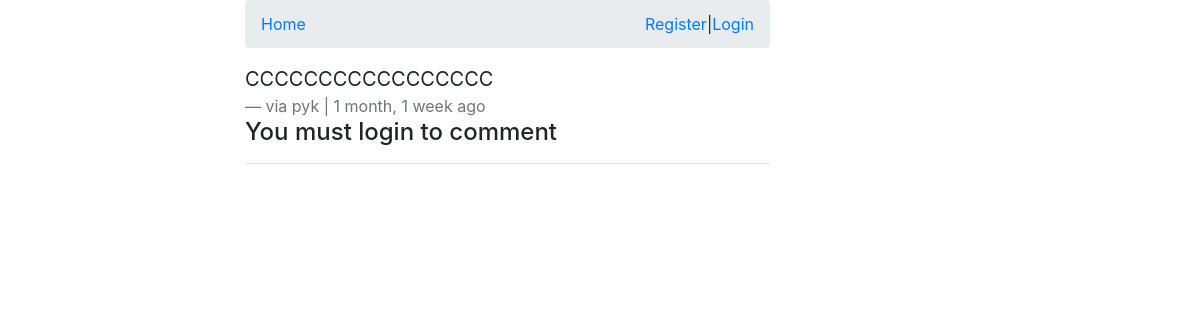
The app's page /comments/4/, older data.
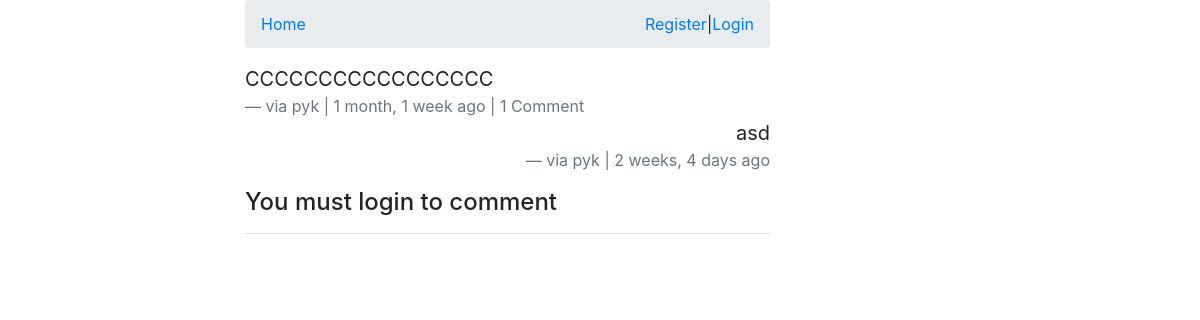
The same page, newer data.
### comments/models.py (models this page shows, shortened)
class Comment(models.Model):
    user = models.ForeignKey(settings.AUTH_USER_MODEL, default=1, on_delete=SET_NULL, null=True)
    content_type = models.ForeignKey(ContentType, on_delete=models.CASCADE)
    object_id = models.PositiveIntegerField()
    content_object = GenericForeignKey('content_type', 'object_id')
    parent = models.ForeignKey('self', on_delete=models.CASCADE, blank=True, null=True)
    content = models.TextField()
    timestamp = models.DateTimeField(auto_now_add=True)
    objects = CommentManager()
    class Meta:
        ordering = ['-timestamp']
    def children(self): #replies
        return Comment.objects.filter(parent=self)

### comments/views.py (the view, shortened to what this page needs)
# urls.py: path('<id>/', views.comment_thread, name='thread'),
def comment_thread(request, id):
    comment = get_object_or_404(Comment, id=id)
    initial_data = {
        'content_type': comment.content_type,
        'object_id' : comment.object_id
    }
    form = CommentForm(request.POST or None, initial=initial_data)
    print(form.errors)
    context = {
        'comment': comment,
        'form': form
    }
    return render(request, 'comments/comment_thread.html', context=context)

### comments/models.py (called while the page is built)
    def all(self):
        qs = super(CommentManager, self).filter(parent=None)
        return qs

### comments/templates/comments/comment_thread.html (shortened to what this page needs)
{% extends "posts/base.html" %}
{% load crispy_forms_tags %}
{% block content %}
    <div class="">
        <blockquote class="blockquote">
            <p class="mb-0">{{ comment.content }}</p>
            <footer class="blockquote-footer">via {{ comment.user }} | {{ comment.timestamp | timesince }} ago
                {% if comment.children.count > 0 %}
                    | {{ comment.children.count }} Comment{% if comment.children.count > 1 %}s{% endif %}
                {% endif %}
            </footer>
            <div>
            {% for child_comment in comment.children %}
            <blockquote class="blockquote text-right">
                <p class="mb-0">{{ child_comment.content }}</p>
                <footer class="blockquote-footer">via {{ child_comment.user }} | {{ child_comment.timestamp | timesince }} ago
                </footer>
            </blockquote>
            {% endfor %}
            {% if request.user.is_authenticated %}
            <form action="." method="POST">{% csrf_token %}
                {{ form | crispy }}
                <input type="hidden" name="parent_id" value="{{ comment.id }}">
                <input type="submit" class="btn btn-default" value="Reply">
            </form>
            {% else %}
            <h4>You must login to comment</h4>
            <hr>
            {% endif %}
            </div>
        </blockquote>
    </div>
{% endblock content %}

Row changes from the older to the newer data that the page shows:
shown differently, row unchanged: Comment "CCCCCCCCCCCCCCCCC": children.count (not shown) → "1"
added Comment: content "asd", user "pyk", timestamp "2 weeks, 4 days"
Text that changed along with them:
text now shown: "| Comment"
